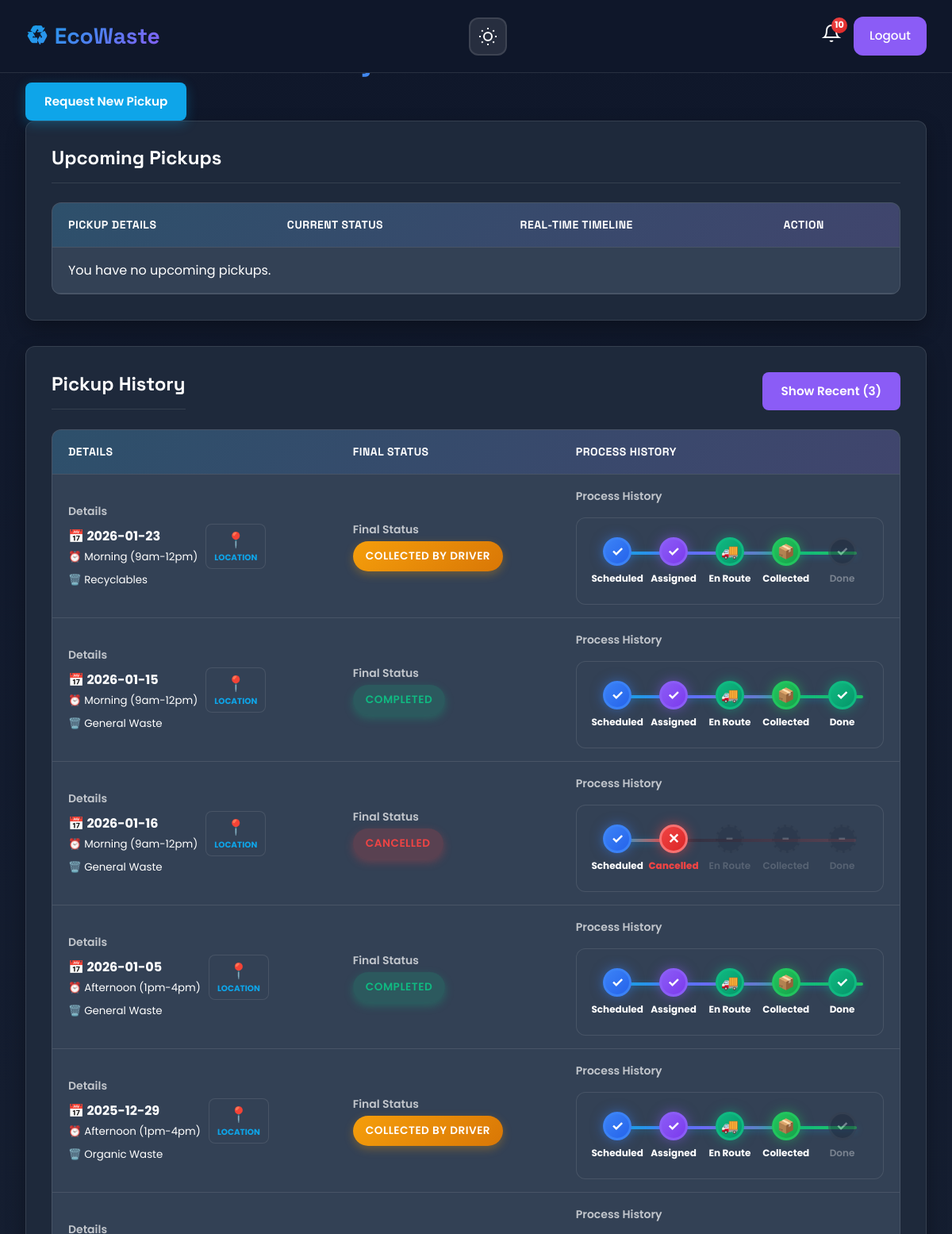
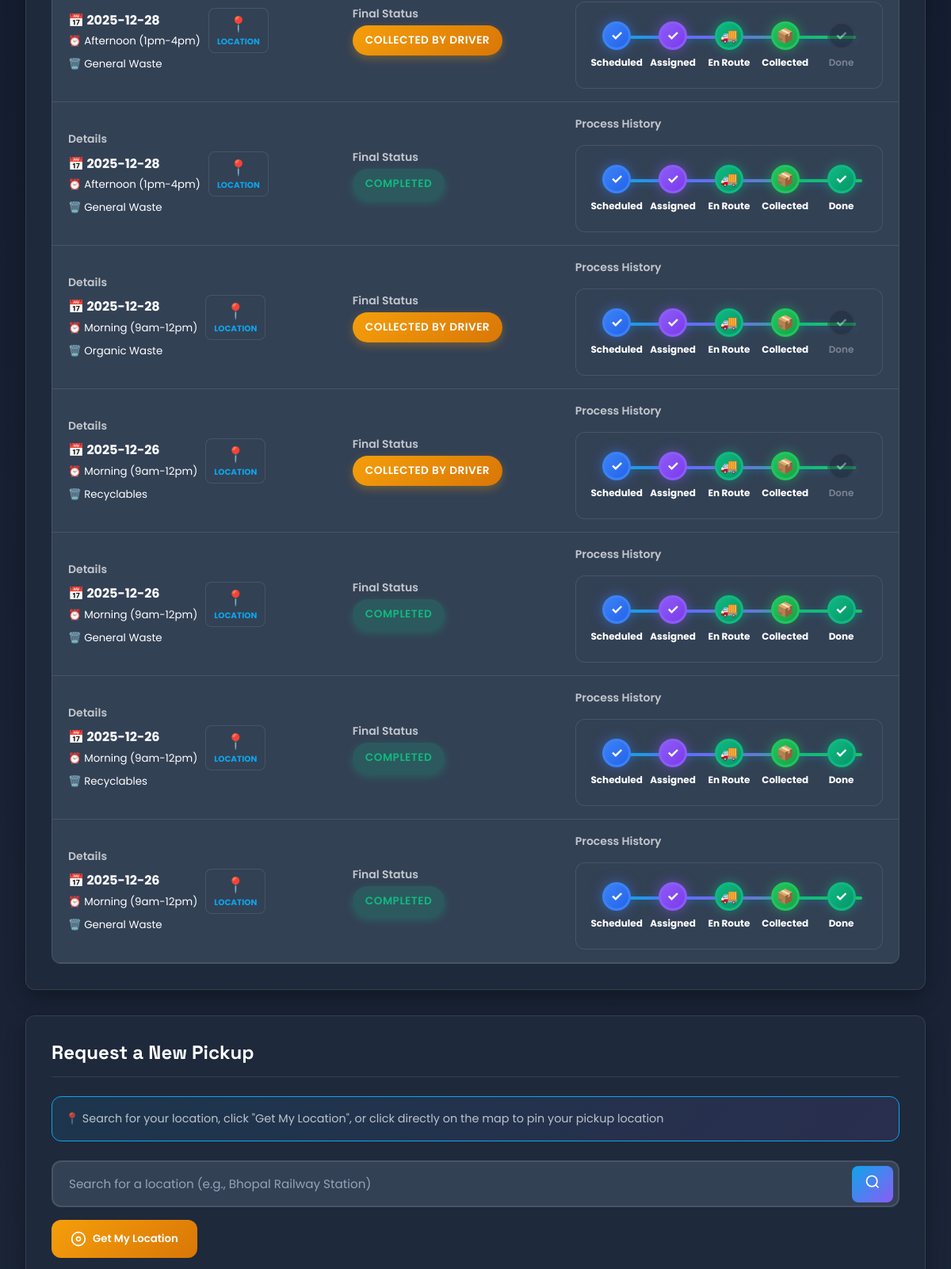
The page /dashboard.php?show_all_history=1 (signed in, upper part) on the database its author committed (2 pictures, top to bottom).
### tables this page shows
CREATE TABLE `pickups` (
  `id` int(11) NOT NULL,
  `user_id` int(11) NOT NULL,
  `driver_id` int(11) DEFAULT NULL,
  `area` varchar(255) NOT NULL,
  `city` varchar(255) NOT NULL,
  `pickup_date` date NOT NULL,
  `time_slot` varchar(50) NOT NULL,
  `waste_type` varchar(100) NOT NULL,
  `latitude` decimal(10,8) DEFAULT NULL,
  `longitude` decimal(11,8) DEFAULT NULL,
  `status` varchar(50) NOT NULL DEFAULT 'Scheduled',
  `verification_code` varchar(4) DEFAULT NULL,
  `waste_image` varchar(255) DEFAULT NULL,
  `requested_at` timestamp NOT NULL DEFAULT current_timestamp(),
  `updated_at` timestamp NOT NULL DEFAULT current_timestamp() ON UPDATE current_timestamp()
);

### dashboard.php (the view, shortened to what the rows shown need)
<?php
require 'db.php';
$user_id = $_SESSION['user_id'];
$show_all_history = isset($_GET['show_all_history']) ? true : false;
$history_limit = $show_all_history ? "" : "LIMIT 3";
$history_sql = "SELECT id, pickup_date, time_slot, waste_type, status, driver_id, latitude, longitude FROM pickups
                WHERE user_id = ? AND status IN ('Completed', 'Cancelled', 'Collected', 'Collected by Driver')
                ORDER BY updated_at DESC $history_limit";
$stmt_history = $conn->prepare($history_sql);
$stmt_history->bind_param("i", $user_id);
$stmt_history->execute();
$history_result = $stmt_history->get_result();
?>
<!DOCTYPE html>
<html lang="en" data-theme="dark">
<head>
    <link rel="stylesheet" href="style.css?v=2">
    <link rel="stylesheet" href="dashboard-style.css?v=2">
    <link rel="stylesheet" href="admin-style.css?v=2">
    <link rel="stylesheet" href="theme.css?v=2">
    <link rel="stylesheet" href="https://unpkg.com/leaflet@1.9.4/dist/leaflet.css?v=2" />
</head>
<body>
    <main class="dashboard-main">
        <div class="container">
            <div class="dashboard-header">
                <h1>Welcome Back, <?= htmlspecialchars($_SESSION['user_name']) ?>!</h1>
            </div>
            <section class="dashboard-section">
                <h2>Upcoming Pickups</h2>
                <div class="table-container">
                    <table>
                        <thead>
                            <tr>
                                <th>Pickup Details</th>
                                <th>Current Status</th>
                                <th>Real-time Timeline</th>
                                <th>Action</th>
                            </tr>
                        </thead>
                    </table>
                </div>
            </section>
            <section id="history" class="dashboard-section">
    <div style="display: flex; justify-content: space-between; align-items: center; margin-bottom: 1.5rem;">
        <h2 style="margin: 0;">Pickup History</h2>
    </div>
    <div class="table-container">
                     <table>
                        <thead>
                            <tr>
                                <th>Details</th>
                                <th>Final Status</th>
                                <th>Process History</th>
                            </tr>
                        </thead>
                        <tbody>
                            <?php if ($history_result->num_rows > 0): ?>
                                <?php while($row = $history_result->fetch_assoc()): ?>
                                <tr>
                                    <td data-label="Details">
    <div style="display: flex; align-items: center; gap: 10px;">
        <div>
            <strong>📅 <?= htmlspecialchars($row['pickup_date']) ?></strong><br>
            <small>⏰ <?= htmlspecialchars($row['time_slot']) ?></small>
        </div>
        <?php if ($row['latitude'] && $row['longitude']): ?>
            <button onclick="showLocationModal(<?= $row['latitude'] ?>, <?= $row['longitude'] ?>)"
                    style="background: var(--bg-tertiary); border: 1px solid var(--border-color); border-radius: 8px; padding: 5px 10px; cursor: pointer; display: flex; flex-direction: column; align-items: center; transition: all 0.2s;">
                <span style="font-size: 1.2rem;">📍</span>
                <span style="font-size: 0.65rem; color: var(--primary); font-weight: bold; text-transform: uppercase;">Location</span>
            </button>
        <?php endif; ?>
    </div>
    <small>🗑️ <?= htmlspecialchars($row['waste_type']) ?></small>
</td>
                                    <td data-label="Final Status">
                                        <span class="status-badge status-<?= strtolower(str_replace(' ', '-', $row['status'])) ?>">
                                            <?= htmlspecialchars($row['status']) ?>
                                        </span>
                                    </td>
                                    <td data-label="Process History">
    <?php
        $isCancelled = ($row['status'] == 'Cancelled');
        $isCompleted = ($row['status'] == 'Completed');
        $isCollected = ($row['status'] == 'Collected' || $row['status'] == 'Completed');
        $cancelledAfterStep = ($row['driver_id']) ? 2 : 1;
        if ($isCompleted) {
            $progressPercent = 92.5;
        } elseif ($isCollected) {
            $progressPercent = 65;
        } elseif ($isCancelled) {
            $progressPercent = ($cancelledAfterStep * 25);
        } else {
            $progressPercent = 90;
        }
    ?>
    <div class="timeline-container">
        <div class="timeline <?= $isCancelled ? 'cancelled' : '' ?>">
            <div class="timeline-progress" style="width: <?= $progressPercent ?>%"></div>
            <div class="timeline-step completed">
                <div class="timeline-node">✓</div>
                <div class="timeline-label">Scheduled</div>
            </div>
            <?php if($isCancelled && $cancelledAfterStep == 1): ?>
                <div class="timeline-step cancelled-node">
                    <div class="timeline-node">✕</div>
                    <div class="timeline-label">Cancelled</div>
                </div>
            <?php else: ?>
                <div class="timeline-step completed">
                    <div class="timeline-node">✓</div>
                    <div class="timeline-label">Assigned</div>
                </div>
            <?php endif; ?>
            <?php if($isCancelled && $cancelledAfterStep == 2): ?>
                <div class="timeline-step cancelled-node">
                    <div class="timeline-node">✕</div>
                    <div class="timeline-label">Cancelled</div>
                </div>
            <?php elseif($isCancelled): ?>
                <div class="timeline-step skipped">
                    <div class="timeline-node">-</div>
                    <div class="timeline-label">En Route</div>
                </div>
            <?php else: ?>
                <div class="timeline-step completed">
                    <div class="timeline-node">🚚</div>
                    <div class="timeline-label">En Route</div>
                </div>
            <?php endif; ?>
            <?php if($isCancelled): ?>
                <div class="timeline-step skipped">
                    <div class="timeline-node">-</div>
                    <div class="timeline-label">Collected</div>
                </div>
            <?php else: ?>
                <div class="timeline-step completed">
                    <div class="timeline-node">📦</div>
                    <div class="timeline-label">Collected</div>
                </div>
            <?php endif; ?>
            <?php if($isCancelled): ?>
                <div class="timeline-step skipped">
                    <div class="timeline-node">-</div>
                    <div class="timeline-label">Done</div>
                </div>
            <?php elseif($isCompleted): ?>
                <div class="timeline-step completed">
                    <div class="timeline-node">✓</div>
                    <div class="timeline-label">Done</div>
                </div>
            <?php else: ?>
                <div class="timeline-step pending">
                    <div class="timeline-node">✓</div>
                    <div class="timeline-label">Done</div>
                </div>
            <?php endif; ?>
        </div>
    </div>
</td>
                                </tr>
                                <?php endwhile; ?>
                            <?php else: ?>
                                <tr><td colspan="3">No pickup history found.</td></tr>
                            <?php endif; ?>
                        </tbody>
                    </table>
                </div>
            </section>
            <section id="request-pickup" class="dashboard-section">
                <h2>Request a New Pickup</h2>
            </section>
        </div>
    </main>
</body>
</html>

### rows shown on the page
pickups: pickup_date "2026-01-23", time_slot "Morning (9am-12pm)", waste_type "Recyclables", status "COLLECTED BY DRIVER", shows "Assigned", shows "En Route", shows "Collected", shows "Done"
pickups: pickup_date "2026-01-15", time_slot "Morning (9am-12pm)", waste_type "General Waste", status "COMPLETED", shows "Assigned", shows "En Route", shows "Collected", shows "Done"
pickups: pickup_date "2026-01-16", time_slot "Morning (9am-12pm)", waste_type "General Waste", status "CANCELLED", $progressPercent 25 (drawn), shows "Cancelled", shows "En Route", shows "Collected", shows "Done"
pickups: pickup_date "2026-01-05", time_slot "Afternoon (1pm-4pm)", waste_type "General Waste", status "COMPLETED", shows "Assigned", shows "En Route", shows "Collected", shows "Done"
pickups: pickup_date "2025-12-29", time_slot "Afternoon (1pm-4pm)", waste_type "Organic Waste", status "COLLECTED BY DRIVER", shows "Assigned", shows "En Route", shows "Collected", shows "Done"
pickups: pickup_date "2025-12-28", time_slot "Afternoon (1pm-4pm)", waste_type "General Waste", status "COLLECTED BY DRIVER", shows "Assigned", shows "En Route", shows "Collected", shows "Done"
pickups: pickup_date "2025-12-28", time_slot "Afternoon (1pm-4pm)", waste_type "General Waste", status "COMPLETED", shows "Assigned", shows "En Route", shows "Collected", shows "Done"
pickups: pickup_date "2025-12-28", time_slot "Morning (9am-12pm)", waste_type "Organic Waste", status "COLLECTED BY DRIVER", shows "Assigned", shows "En Route", shows "Collected", shows "Done"
pickups: pickup_date "2025-12-26", time_slot "Morning (9am-12pm)", waste_type "Recyclables", status "COLLECTED BY DRIVER", shows "Assigned", shows "En Route", shows "Collected", shows "Done"
pickups: pickup_date "2025-12-26", time_slot "Morning (9am-12pm)", waste_type "General Waste", status "COMPLETED", shows "Assigned", shows "En Route", shows "Collected", shows "Done"
pickups: pickup_date "2025-12-26", time_slot "Morning (9am-12pm)", waste_type "Recyclables", status "COMPLETED", shows "Assigned", shows "En Route", shows "Collected", shows "Done"
pickups: pickup_date "2025-12-26", time_slot "Morning (9am-12pm)", waste_type "General Waste", status "COMPLETED", shows "Assigned", shows "En Route", shows "Collected", shows "Done"

### other values the page prints
$unread_count "10"
